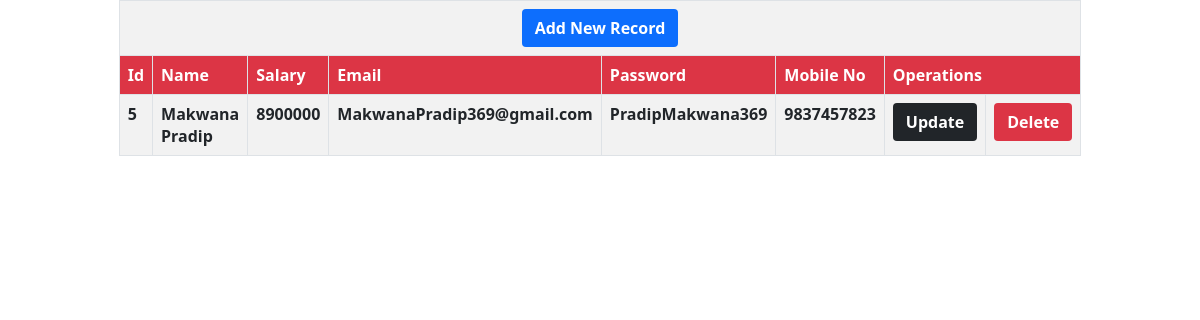
Page /Employee/ShowData.php on the committed database.
### tables this page shows
CREATE TABLE `emloyee1` (
  `Id` bigint(20) NOT NULL,
  `Name` varchar(45) NOT NULL,
  `Salary` bigint(100) NOT NULL,
  `Email` varchar(50) NOT NULL,
  `Password` varchar(18) NOT NULL,
  `MobileNo` bigint(11) NOT NULL
);

### Employee/ShowData.php (the view, shortened to what this page needs)
<?php
    include('Connect.php');
    echo("<link rel='stylesheet' href='CSS/bootstrap.min.css'>");
    echo("<link rel='stylesheet' href='CSS/Style.css'>");
    $Select = "select * from emloyee1";
    $Trigger = $Connect->query($Select);
    if(!$Trigger){
        echo("
            <script>
                alert('Data Is Not Fetched From The Database');
            </script>
        ");
    }else{
        echo("
            <table class='table table-striped table-bordered w-75' align='center'>
                <tr align='center'>
                    <td colspan='8'> <a href='index.php' class='btn bg-primary text-white Fonts'> Add New Record </a>
                </tr>
                <tr class='bg-danger text-white'>
                    <th> Id </th>
                    <th> Name </th>
                    <th> Salary </th>
                    <th> Email </th>
                    <th> Password </th>
                    <th> Mobile No </th>
                    <th colspan='2'> Operations </th>
                </tr>
        ");
        foreach($Trigger as $Data){
            echo("
                <tr class='Fonts'>
                    <td> $Data[Id]       </td>
                    <td> $Data[Name]     </td>
                    <td> $Data[Salary]   </td>
                    <td> $Data[Email]    </td>
                    <td> $Data[Password] </td>
                    <td> $Data[MobileNo] </td>
                    <td> <a href='UpdateRecord.php?Id=$Data[Id]' class='btn bg-dark text-white Fonts'> Update </a> </td>
                    <td> <a href='DeleteRecord.php?Id=$Data[Id]' class='btn bg-danger text-white Fonts'> Delete </a> </td>
                </tr>
            ");
        }
        echo("
            </table>
        ");
    }
?>

### Employee/CSS/Style.css (style rules this page uses)
.Fonts { font-weight: bold; }

### rows in the picture
emloyee1: Id "5", Name "Makwana Pradip", Salary "8900000", Email "MakwanaPradip369@gmail.com", Password "PradipMakwana369", MobileNo "9837457823"
